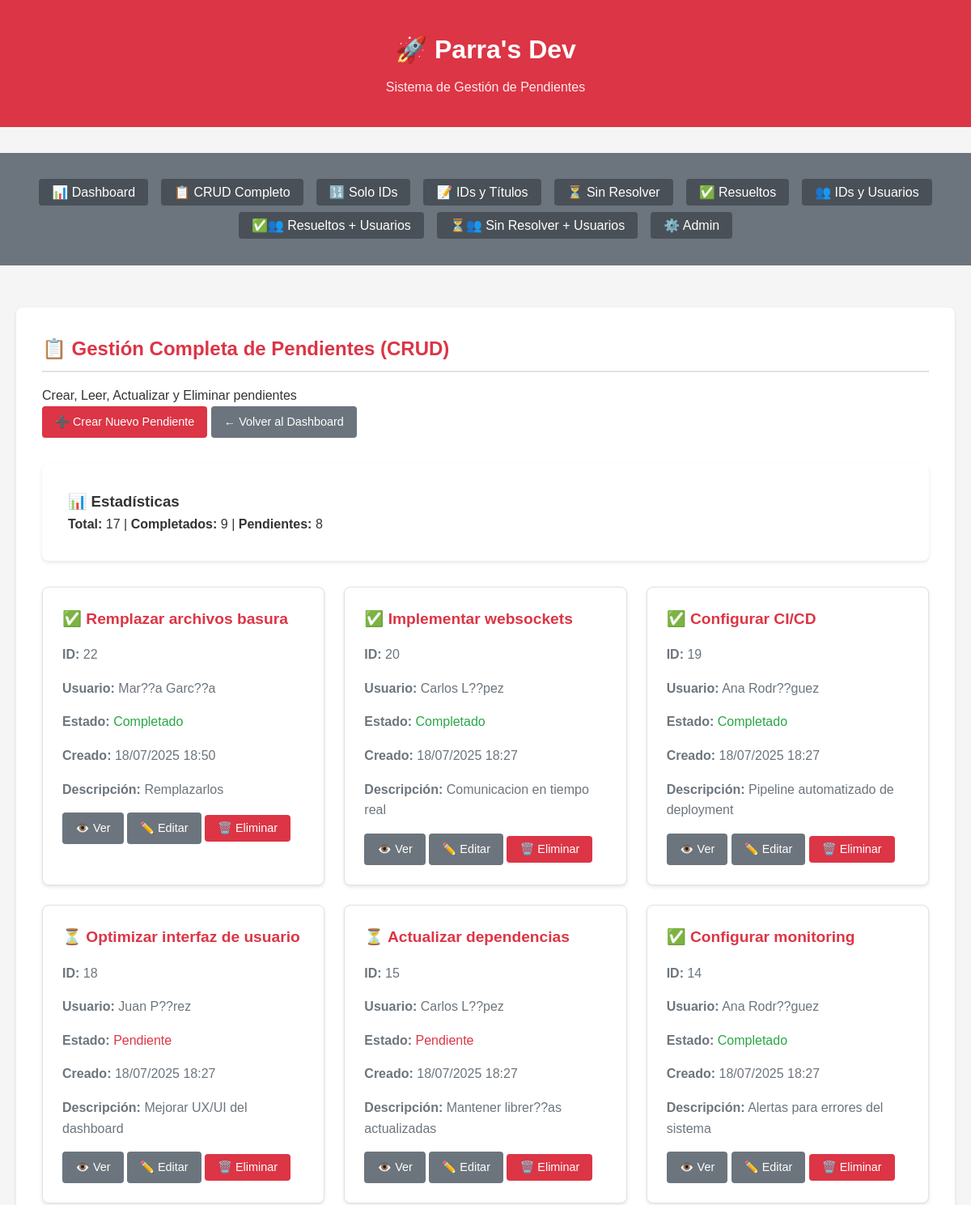
Page /crud/ (upper part) on the earlier database version.
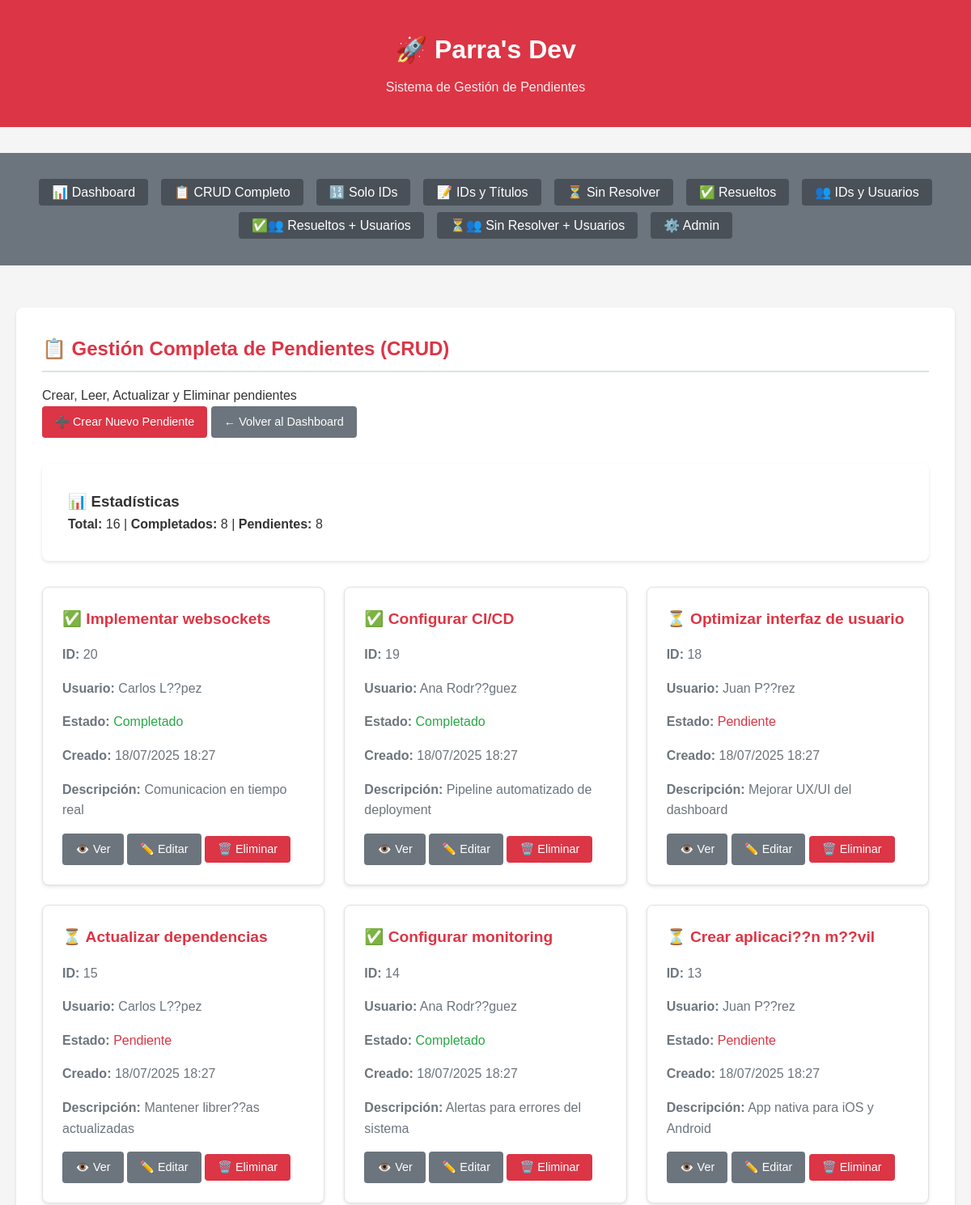
Same page on the later database version.
### pendientes/models.py (models this page shows, shortened)
class Pendiente(models.Model):
    title = models.CharField(max_length=200, verbose_name="Título")
    description = models.TextField(blank=True, null=True, verbose_name="Descripción")
    completed = models.BooleanField(default=False, verbose_name="Completado")
    user = models.ForeignKey(User, on_delete=models.CASCADE, verbose_name="Usuario")
    created_at = models.DateTimeField(auto_now_add=True, verbose_name="Fecha de creación")
    updated_at = models.DateTimeField(auto_now=True, verbose_name="Fecha de actualización")
    class Meta:
        verbose_name = "Pendiente"
        verbose_name_plural = "Pendientes"
        ordering = ['-created_at']

### pendientes/views.py (the view)
# urls.py: path('crud/', views.crud_list_view, name='crud_list'),
def crud_list_view(request):
    pendientes = Pendiente.objects.all().order_by('-created_at')
    completados = pendientes.filter(completed=True).count()
    sin_resolver = pendientes.filter(completed=False).count()
    return render(request, 'pendientes/crud_list.html', {
        'pendientes': pendientes,
        'completados': completados,
        'sin_resolver': sin_resolver
    })

### templates/pendientes/crud_list.html (shortened to what this page needs)
{% extends 'pendientes/base.html' %}
{% block content %}
<div class="data-section">
    <h2>📋 Gestión Completa de Pendientes (CRUD)</h2>
    <p>Crear, Leer, Actualizar y Eliminar pendientes</p>
    <div style="margin-bottom: 2rem;">
        <a href="{% url 'pendientes:create' %}" class="btn btn-primary">➕ Crear Nuevo Pendiente</a>
        <a href="{% url 'pendientes:dashboard' %}" class="btn btn-secondary">← Volver al Dashboard</a>
    </div>
    <div class="data-section">
        <h3>📊 Estadísticas</h3>
        <p><strong>Total:</strong> {{ pendientes.count }} | <strong>Completados:</strong> {{ completados }} | <strong>Pendientes:</strong> {{ sin_resolver }}</p>
    </div>
    <div class="api-grid">
        {% for pendiente in pendientes %}
        <div class="api-card">
            <h3>{{ pendiente.completed|yesno:"✅,⏳" }} {{ pendiente.title|truncatechars:40 }}</h3>
            <p><strong>ID:</strong> {{ pendiente.id }}</p>
            <p><strong>Usuario:</strong> {{ pendiente.user.get_full_name|default:pendiente.user.username }}</p>
            <p><strong>Estado:</strong>
                <span style="color: {{ pendiente.completed|yesno:'#28a745,#dc3545' }}">
                    {{ pendiente.completed|yesno:"Completado,Pendiente" }}
                </span>
            </p>
            <p><strong>Creado:</strong> {{ pendiente.created_at|date:"d/m/Y H:i" }}</p>
            {% if pendiente.description %}
            <p><strong>Descripción:</strong> {{ pendiente.description|truncatechars:80 }}</p>
            {% endif %}
            <div style="margin-top: 1rem;">
                <a href="{% url 'pendientes:detail' pendiente.id %}" class="btn btn-secondary">👁️ Ver</a>
                <a href="{% url 'pendientes:update' pendiente.id %}" class="btn btn-secondary">✏️ Editar</a>
                <button onclick="confirmarEliminacion({{ pendiente.id }}, '{{ pendiente.title|escapejs }}')"
                        class="btn" style="background-color: #dc3545; color: white;">🗑️ Eliminar</button>
            </div>
        </div>
        {% empty %}
        <div class="api-card">
            <h3>📝 No hay pendientes</h3>
            <p>Comienza creando tu primer pendiente.</p>
            <a href="{% url 'pendientes:create' %}" class="btn btn-primary">➕ Crear Primer Pendiente</a>
        </div>
        {% endfor %}
    </div>
</div>
{% endblock %}

Differences in the rows shown:
removed Pendiente: completed "✅", title "Remplazar archivos basura", id "22", user.get_full_name "Mar??a Garc??a", completed "Completado", created_at "18/07/2025 18:50", description "Remplazarlos"
now on this page (row unchanged): Pendiente: completed "⏳", title "Crear aplicaci??n m??vil", id "13", user.get_full_name "Juan P??rez", completed "Pendiente", created_at "18/07/2025 18:27", description "App nativa para iOS y Android"
Other differences:
{{ pendientes.count }}: "17" → "16"
{{ completados }}: "9" → "8"
